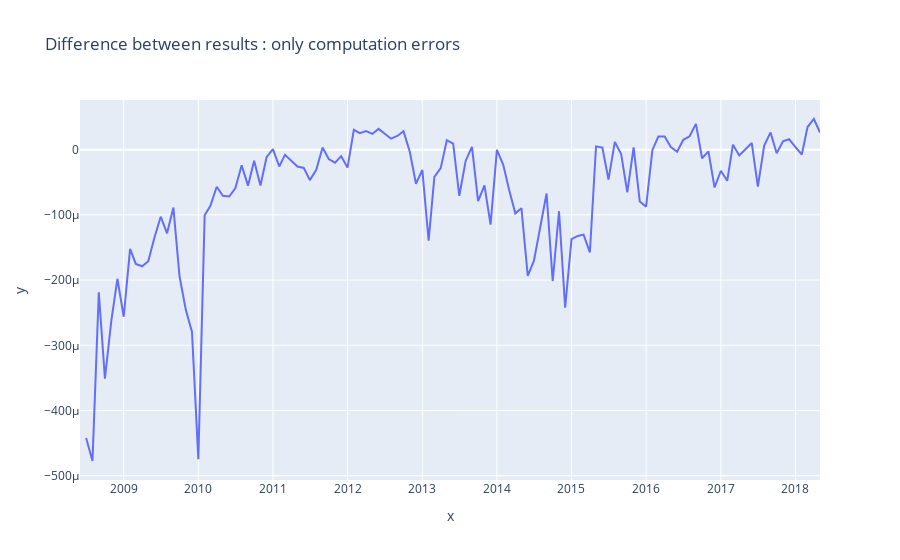

The code cell stored with this chart in its notebook:
### Code cell
px.line(x = chneg['Date'] ,y = - chneg['chneg_AR1_innovation']- (forecast2.predicted_mean - chneg['chneg']), title = 'Difference between results : only computation errors')
